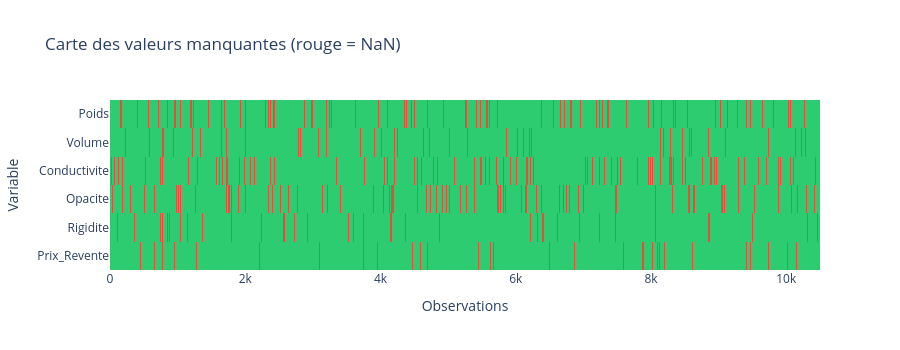

The code cell stored with this chart in its notebook:
### Code cell
missing_matrix = df[NUMERIC].isnull().astype(int)
fig_missing = px.imshow(
    missing_matrix.T,
    color_continuous_scale=["#2ecc71", "#e74c3c"],
    title="Carte des valeurs manquantes (rouge = NaN)",
    labels={"x": "Observations", "y": "Variable", "color": "Manquant"},
    aspect="auto",
    height=350
)
fig_missing.update_layout(coloraxis_showscale=False)
fig_missing.show()

### Figure 1 — Plotly figure (JSON) as saved in the notebook; plotly's stock layout.template omitted (floating-point values rounded to 4 significant figures; data arrays with more than 128 entries replaced by an {"elided": "..."} marker saying what was removed)
{"data": [{"coloraxis": "coloraxis", "hovertemplate": "Observations: %{x}<br>Variable: %{y}<br>Manquant: %{z}<extra></extra>", "name": "0", "type": "heatmap", "x": {"elided": "10500 int values"}, "xaxis": "x", "y": ["Poids", "Volume", "Conductivite", "Opacite", "Rigidite", "Prix_Revente"], "yaxis": "y", "z": {"elided": "6x10500 int values"}}], "layout": {"coloraxis": {"colorbar": {"title": {"text": "Manquant"}}, "colorscale": [[0, "#2ecc71"], [1, "#e74c3c"]], "showscale": false}, "height": 350, "title": {"text": "Carte des valeurs manquantes (rouge = NaN)"}, "xaxis": {"anchor": "y", "domain": [0, 1], "title": {"text": "Observations"}}, "yaxis": {"anchor": "x", "autorange": "reversed", "domain": [0, 1], "title": {"text": "Variable"}}}}
